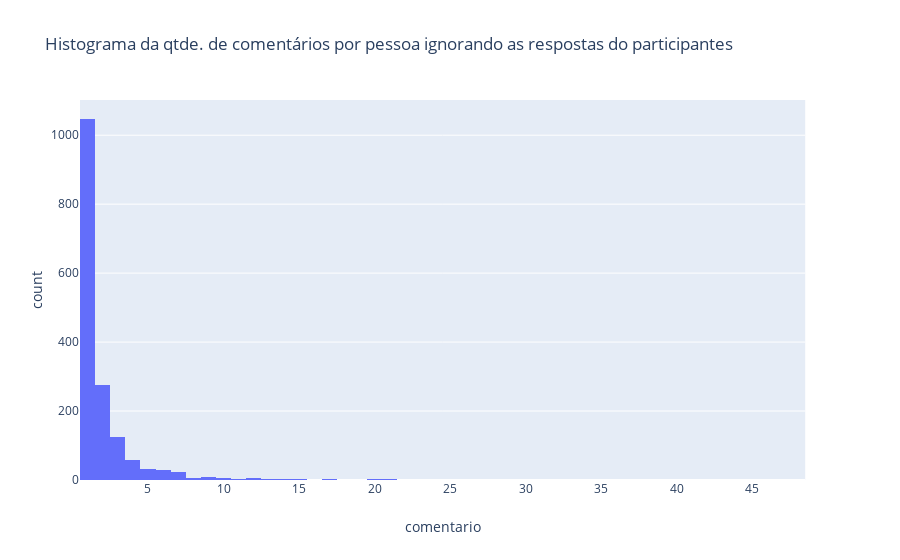

Notebook source saved alongside this figure:
### Markdown cell above
Bem, eu deveria ter imaginado. Das 5 pessoas, 3 são participantes dos episódios que estão provavelmente respondendo comentários dos ouvintes. Vamos plotar novamente o gráfico de frequência, dessa vez ignorando os participantes.

O gráfico é bem parecido com o anterior, porém sem os valores extremos.

### Code cell
all_participantes = set()
for participantes in df['participantes']:
    for p in participantes:
        all_participantes.add(p)

px.histogram(
    df[~df['autor_comentario'].isin(all_participantes)].groupby('autor_comentario').count(),
    x = 'comentario',
    nbins = 48,
    title = 'Histograma da qtde. de comentários por pessoa ignorando as respostas do participantes'
)

### Figure 1 — Plotly figure (JSON) as saved in the notebook; plotly's stock layout.template omitted (floating-point values rounded to 4 significant figures; data arrays with more than 128 entries replaced by an {"elided": "..."} marker saying what was removed)
{"data": [{"alignmentgroup": "True", "bingroup": "x", "hoverlabel": {"namelength": 0}, "hovertemplate": "comentario=%{x}<br>count=%{y}", "legendgroup": "", "marker": {"color": "#636efa"}, "name": "", "nbinsx": 48, "offsetgroup": "", "orientation": "v", "showlegend": false, "type": "histogram", "x": {"elided": "1648 int values"}, "xaxis": "x", "yaxis": "y"}], "layout": {"autosize": true, "barmode": "relative", "legend": {"tracegroupgap": 0}, "title": {"text": "Histograma da qtde. de comentários por pessoa ignorando as respostas do participantes"}, "xaxis": {"anchor": "y", "autorange": true, "domain": [0, 0.98], "range": [0.5, 48.5], "title": {"text": "comentario"}, "type": "linear"}, "yaxis": {"anchor": "x", "autorange": true, "domain": [0, 1], "range": [0, 1102.0], "title": {"text": "count"}}}}
